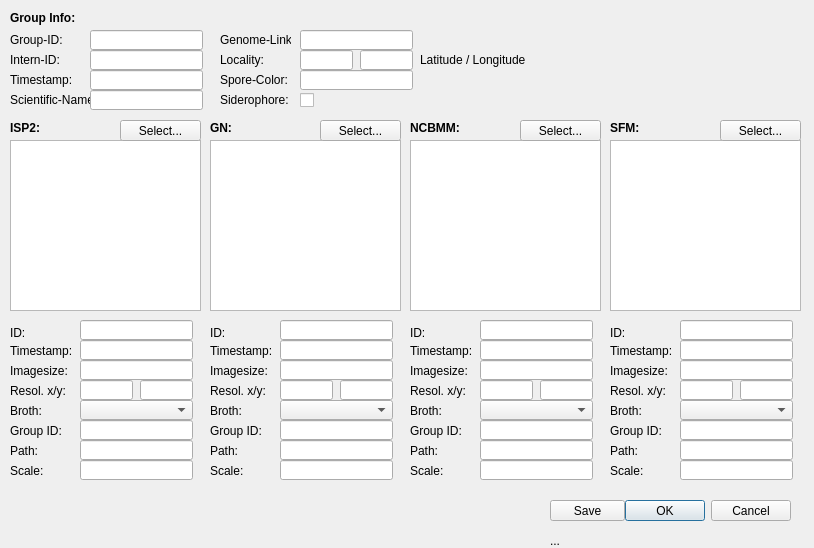
<?xml version="1.0" encoding="UTF-8"?>
<ui version="4.0">
 <class>multiUpload</class>
 <widget class="QDialog" name="multiUpload">
  <property name="geometry">
   <rect>
    <x>0</x>
    <y>0</y>
    <width>814</width>
    <height>548</height>
   </rect>
  </property>
  <property name="windowTitle">
   <string>StreptoDB</string>
  </property>
  <widget class="QDialogButtonBox" name="buttonBox">
   <property name="geometry">
    <rect>
     <x>450</x>
     <y>500</y>
     <width>341</width>
     <height>21</height>
    </rect>
   </property>
   <property name="orientation">
    <enum>Qt::Horizontal</enum>
   </property>
   <property name="standardButtons">
    <set>QDialogButtonBox::Cancel|QDialogButtonBox::Ok</set>
   </property>
  </widget>
  <widget class="QGraphicsView" name="graphicsView">
   <property name="geometry">
    <rect>
     <x>10</x>
     <y>140</y>
     <width>191</width>
     <height>171</height>
    </rect>
   </property>
  </widget>
  <widget class="QGraphicsView" name="graphicsView_2">
   <property name="geometry">
    <rect>
     <x>210</x>
     <y>140</y>
     <width>191</width>
     <height>171</height>
    </rect>
   </property>
  </widget>
  <widget class="QGraphicsView" name="graphicsView_3">
   <property name="geometry">
    <rect>
     <x>410</x>
     <y>140</y>
     <width>191</width>
     <height>171</height>
    </rect>
   </property>
  </widget>
  <widget class="QGraphicsView" name="graphicsView_4">
   <property name="geometry">
    <rect>
     <x>610</x>
     <y>140</y>
     <width>191</width>
     <height>171</height>
    </rect>
   </property>
  </widget>
  <widget class="QLineEdit" name="line_groupID_group">
   <property name="geometry">
    <rect>
     <x>90</x>
     <y>30</y>
     <width>113</width>
     <height>20</height>
    </rect>
   </property>
  </widget>
  <widget class="QLineEdit" name="line_genome">
   <property name="geometry">
    <rect>
     <x>300</x>
     <y>30</y>
     <width>113</width>
     <height>20</height>
    </rect>
   </property>
  </widget>
  <widget class="QLabel" name="label_22">
   <property name="geometry">
    <rect>
     <x>10</x>
     <y>70</y>
     <width>71</width>
     <height>20</height>
    </rect>
   </property>
   <property name="text">
    <string>Timestamp:</string>
   </property>
  </widget>
  <widget class="QLineEdit" name="line_spore_color">
   <property name="geometry">
    <rect>
     <x>300</x>
     <y>70</y>
     <width>113</width>
     <height>20</height>
    </rect>
   </property>
  </widget>
  <widget class="QLineEdit" name="line_internID">
   <property name="geometry">
    <rect>
     <x>90</x>
     <y>50</y>
     <width>113</width>
     <height>20</height>
    </rect>
   </property>
  </widget>
  <widget class="QLabel" name="label_27">
   <property name="geometry">
    <rect>
     <x>220</x>
     <y>70</y>
     <width>71</width>
     <height>20</height>
    </rect>
   </property>
   <property name="text">
    <string>Spore-Color:</string>
   </property>
  </widget>
  <widget class="QLabel" name="label_21">
   <property name="geometry">
    <rect>
     <x>10</x>
     <y>50</y>
     <width>71</width>
     <height>20</height>
    </rect>
   </property>
   <property name="text">
    <string>Intern-ID:</string>
   </property>
  </widget>
  <widget class="QLabel" name="label_24">
   <property name="geometry">
    <rect>
     <x>220</x>
     <y>30</y>
     <width>71</width>
     <height>20</height>
    </rect>
   </property>
   <property name="text">
    <string>Genome-Link:</string>
   </property>
  </widget>
  <widget class="QLabel" name="label_25">
   <property name="geometry">
    <rect>
     <x>220</x>
     <y>50</y>
     <width>71</width>
     <height>20</height>
    </rect>
   </property>
   <property name="text">
    <string>Locality:</string>
   </property>
  </widget>
  <widget class="QCheckBox" name="checkBox_siderophore">
   <property name="geometry">
    <rect>
     <x>300</x>
     <y>90</y>
     <width>51</width>
     <height>21</height>
    </rect>
   </property>
   <property name="text">
    <string/>
   </property>
  </widget>
  <widget class="QLabel" name="label_26">
   <property name="geometry">
    <rect>
     <x>220</x>
     <y>90</y>
     <width>71</width>
     <height>20</height>
    </rect>
   </property>
   <property name="text">
    <string>Siderophore:</string>
   </property>
  </widget>
  <widget class="QLabel" name="label_18">
   <property name="geometry">
    <rect>
     <x>10</x>
     <y>10</y>
     <width>71</width>
     <height>16</height>
    </rect>
   </property>
   <property name="font">
    <font>
     <weight>75</weight>
     <bold>true</bold>
    </font>
   </property>
   <property name="text">
    <string>Group Info:</string>
   </property>
  </widget>
  <widget class="QLineEdit" name="line_timestamp_group">
   <property name="geometry">
    <rect>
     <x>90</x>
     <y>70</y>
     <width>113</width>
     <height>20</height>
    </rect>
   </property>
  </widget>
  <widget class="QLabel" name="label_20">
   <property name="geometry">
    <rect>
     <x>10</x>
     <y>30</y>
     <width>71</width>
     <height>20</height>
    </rect>
   </property>
   <property name="text">
    <string>Group-ID:</string>
   </property>
  </widget>
  <widget class="QLabel" name="label_23">
   <property name="geometry">
    <rect>
     <x>10</x>
     <y>90</y>
     <width>81</width>
     <height>20</height>
    </rect>
   </property>
   <property name="text">
    <string>Scientific-Name:</string>
   </property>
  </widget>
  <widget class="QLineEdit" name="line_locality">
   <property name="geometry">
    <rect>
     <x>300</x>
     <y>50</y>
     <width>53</width>
     <height>20</height>
    </rect>
   </property>
  </widget>
  <widget class="QLineEdit" name="line_scientific">
   <property name="geometry">
    <rect>
     <x>90</x>
     <y>90</y>
     <width>113</width>
     <height>20</height>
    </rect>
   </property>
  </widget>
  <widget class="QLabel" name="label_5">
   <property name="geometry">
    <rect>
     <x>10</x>
     <y>323</y>
     <width>71</width>
     <height>20</height>
    </rect>
   </property>
   <property name="text">
    <string>ID:</string>
   </property>
  </widget>
  <widget class="QLineEdit" name="line_ID">
   <property name="geometry">
    <rect>
     <x>80</x>
     <y>320</y>
     <width>113</width>
     <height>20</height>
    </rect>
   </property>
  </widget>
  <widget class="QLabel" name="label_10">
   <property name="geometry">
    <rect>
     <x>10</x>
     <y>420</y>
     <width>71</width>
     <height>21</height>
    </rect>
   </property>
   <property name="text">
    <string>Group ID:</string>
   </property>
  </widget>
  <widget class="QLabel" name="label_8">
   <property name="geometry">
    <rect>
     <x>10</x>
     <y>380</y>
     <width>71</width>
     <height>21</height>
    </rect>
   </property>
   <property name="text">
    <string>Resol. x/y:</string>
   </property>
  </widget>
  <widget class="QLabel" name="label_7">
   <property name="geometry">
    <rect>
     <x>10</x>
     <y>360</y>
     <width>71</width>
     <height>21</height>
    </rect>
   </property>
   <property name="text">
    <string>Imagesize:</string>
   </property>
  </widget>
  <widget class="QLabel" name="label_6">
   <property name="geometry">
    <rect>
     <x>10</x>
     <y>340</y>
     <width>71</width>
     <height>21</height>
    </rect>
   </property>
   <property name="text">
    <string>Timestamp:</string>
   </property>
  </widget>
  <widget class="QLineEdit" name="line_resolution_x">
   <property name="geometry">
    <rect>
     <x>80</x>
     <y>380</y>
     <width>53</width>
     <height>20</height>
    </rect>
   </property>
  </widget>
  <widget class="QLabel" name="label_9">
   <property name="geometry">
    <rect>
     <x>10</x>
     <y>400</y>
     <width>71</width>
     <height>21</height>
    </rect>
   </property>
   <property name="text">
    <string>Broth:</string>
   </property>
  </widget>
  <widget class="QLineEdit" name="line_imgSize">
   <property name="geometry">
    <rect>
     <x>80</x>
     <y>360</y>
     <width>113</width>
     <height>20</height>
    </rect>
   </property>
  </widget>
  <widget class="QLineEdit" name="line_timestamp">
   <property name="geometry">
    <rect>
     <x>80</x>
     <y>340</y>
     <width>113</width>
     <height>20</height>
    </rect>
   </property>
  </widget>
  <widget class="QLineEdit" name="line_path">
   <property name="geometry">
    <rect>
     <x>80</x>
     <y>440</y>
     <width>113</width>
     <height>20</height>
    </rect>
   </property>
  </widget>
  <widget class="QLabel" name="label_13">
   <property name="geometry">
    <rect>
     <x>10</x>
     <y>440</y>
     <width>71</width>
     <height>21</height>
    </rect>
   </property>
   <property name="text">
    <string>Path:</string>
   </property>
  </widget>
  <widget class="QLabel" name="label_14">
   <property name="geometry">
    <rect>
     <x>210</x>
     <y>440</y>
     <width>71</width>
     <height>21</height>
    </rect>
   </property>
   <property name="text">
    <string>Path:</string>
   </property>
  </widget>
  <widget class="QLineEdit" name="line_ID_2">
   <property name="geometry">
    <rect>
     <x>280</x>
     <y>320</y>
     <width>113</width>
     <height>20</height>
    </rect>
   </property>
  </widget>
  <widget class="QLabel" name="label_11">
   <property name="geometry">
    <rect>
     <x>210</x>
     <y>360</y>
     <width>71</width>
     <height>21</height>
    </rect>
   </property>
   <property name="text">
    <string>Imagesize:</string>
   </property>
  </widget>
  <widget class="QLabel" name="label_12">
   <property name="geometry">
    <rect>
     <x>210</x>
     <y>400</y>
     <width>71</width>
     <height>21</height>
    </rect>
   </property>
   <property name="text">
    <string>Broth:</string>
   </property>
  </widget>
  <widget class="QLabel" name="label_15">
   <property name="geometry">
    <rect>
     <x>210</x>
     <y>323</y>
     <width>71</width>
     <height>20</height>
    </rect>
   </property>
   <property name="text">
    <string>ID:</string>
   </property>
  </widget>
  <widget class="QLineEdit" name="line_imgSize_2">
   <property name="geometry">
    <rect>
     <x>280</x>
     <y>360</y>
     <width>113</width>
     <height>20</height>
    </rect>
   </property>
  </widget>
  <widget class="QLineEdit" name="line_timestamp_2">
   <property name="geometry">
    <rect>
     <x>280</x>
     <y>340</y>
     <width>113</width>
     <height>20</height>
    </rect>
   </property>
  </widget>
  <widget class="QLineEdit" name="line_path_2">
   <property name="geometry">
    <rect>
     <x>280</x>
     <y>440</y>
     <width>113</width>
     <height>20</height>
    </rect>
   </property>
  </widget>
  <widget class="QLabel" name="label_16">
   <property name="geometry">
    <rect>
     <x>210</x>
     <y>340</y>
     <width>71</width>
     <height>21</height>
    </rect>
   </property>
   <property name="text">
    <string>Timestamp:</string>
   </property>
  </widget>
  <widget class="QLabel" name="label_17">
   <property name="geometry">
    <rect>
     <x>210</x>
     <y>420</y>
     <width>71</width>
     <height>21</height>
    </rect>
   </property>
   <property name="text">
    <string>Group ID:</string>
   </property>
  </widget>
  <widget class="QLabel" name="label_19">
   <property name="geometry">
    <rect>
     <x>210</x>
     <y>380</y>
     <width>71</width>
     <height>21</height>
    </rect>
   </property>
   <property name="text">
    <string>Resol. x/y:</string>
   </property>
  </widget>
  <widget class="QLabel" name="label_28">
   <property name="geometry">
    <rect>
     <x>410</x>
     <y>440</y>
     <width>71</width>
     <height>21</height>
    </rect>
   </property>
   <property name="text">
    <string>Path:</string>
   </property>
  </widget>
  <widget class="QLineEdit" name="line_ID_3">
   <property name="geometry">
    <rect>
     <x>480</x>
     <y>320</y>
     <width>113</width>
     <height>20</height>
    </rect>
   </property>
  </widget>
  <widget class="QLabel" name="label_29">
   <property name="geometry">
    <rect>
     <x>410</x>
     <y>360</y>
     <width>71</width>
     <height>21</height>
    </rect>
   </property>
   <property name="text">
    <string>Imagesize:</string>
   </property>
  </widget>
  <widget class="QLabel" name="label_30">
   <property name="geometry">
    <rect>
     <x>410</x>
     <y>400</y>
     <width>71</width>
     <height>21</height>
    </rect>
   </property>
   <property name="text">
    <string>Broth:</string>
   </property>
  </widget>
  <widget class="QLabel" name="label_31">
   <property name="geometry">
    <rect>
     <x>410</x>
     <y>323</y>
     <width>71</width>
     <height>20</height>
    </rect>
   </property>
   <property name="text">
    <string>ID:</string>
   </property>
  </widget>
  <widget class="QLineEdit" name="line_imgSize_3">
   <property name="geometry">
    <rect>
     <x>480</x>
     <y>360</y>
     <width>113</width>
     <height>20</height>
    </rect>
   </property>
  </widget>
  <widget class="QLineEdit" name="line_timestamp_3">
   <property name="geometry">
    <rect>
     <x>480</x>
     <y>340</y>
     <width>113</width>
     <height>20</height>
    </rect>
   </property>
  </widget>
  <widget class="QLineEdit" name="line_path_3">
   <property name="geometry">
    <rect>
     <x>480</x>
     <y>440</y>
     <width>113</width>
     <height>20</height>
    </rect>
   </property>
  </widget>
  <widget class="QLabel" name="label_32">
   <property name="geometry">
    <rect>
     <x>410</x>
     <y>340</y>
     <width>71</width>
     <height>21</height>
    </rect>
   </property>
   <property name="text">
    <string>Timestamp:</string>
   </property>
  </widget>
  <widget class="QLabel" name="label_33">
   <property name="geometry">
    <rect>
     <x>410</x>
     <y>420</y>
     <width>71</width>
     <height>21</height>
    </rect>
   </property>
   <property name="text">
    <string>Group ID:</string>
   </property>
  </widget>
  <widget class="QLabel" name="label_34">
   <property name="geometry">
    <rect>
     <x>410</x>
     <y>380</y>
     <width>71</width>
     <height>21</height>
    </rect>
   </property>
   <property name="text">
    <string>Resol. x/y:</string>
   </property>
  </widget>
  <widget class="QLabel" name="label_35">
   <property name="geometry">
    <rect>
     <x>610</x>
     <y>440</y>
     <width>71</width>
     <height>21</height>
    </rect>
   </property>
   <property name="text">
    <string>Path:</string>
   </property>
  </widget>
  <widget class="QLineEdit" name="line_ID_4">
   <property name="geometry">
    <rect>
     <x>680</x>
     <y>320</y>
     <width>113</width>
     <height>20</height>
    </rect>
   </property>
  </widget>
  <widget class="QLabel" name="label_36">
   <property name="geometry">
    <rect>
     <x>610</x>
     <y>360</y>
     <width>71</width>
     <height>21</height>
    </rect>
   </property>
   <property name="text">
    <string>Imagesize:</string>
   </property>
  </widget>
  <widget class="QLabel" name="label_37">
   <property name="geometry">
    <rect>
     <x>610</x>
     <y>400</y>
     <width>71</width>
     <height>21</height>
    </rect>
   </property>
   <property name="text">
    <string>Broth:</string>
   </property>
  </widget>
  <widget class="QLabel" name="label_38">
   <property name="geometry">
    <rect>
     <x>610</x>
     <y>323</y>
     <width>71</width>
     <height>20</height>
    </rect>
   </property>
   <property name="text">
    <string>ID:</string>
   </property>
  </widget>
  <widget class="QLineEdit" name="line_imgSize_4">
   <property name="geometry">
    <rect>
     <x>680</x>
     <y>360</y>
     <width>113</width>
     <height>20</height>
    </rect>
   </property>
  </widget>
  <widget class="QLineEdit" name="line_timestamp_4">
   <property name="geometry">
    <rect>
     <x>680</x>
     <y>340</y>
     <width>113</width>
     <height>20</height>
    </rect>
   </property>
  </widget>
  <widget class="QLineEdit" name="line_path_4">
   <property name="geometry">
    <rect>
     <x>680</x>
     <y>440</y>
     <width>113</width>
     <height>20</height>
    </rect>
   </property>
  </widget>
  <widget class="QLabel" name="label_39">
   <property name="geometry">
    <rect>
     <x>610</x>
     <y>340</y>
     <width>71</width>
     <height>21</height>
    </rect>
   </property>
   <property name="text">
    <string>Timestamp:</string>
   </property>
  </widget>
  <widget class="QLabel" name="label_40">
   <property name="geometry">
    <rect>
     <x>610</x>
     <y>420</y>
     <width>71</width>
     <height>21</height>
    </rect>
   </property>
   <property name="text">
    <string>Group ID:</string>
   </property>
  </widget>
  <widget class="QLabel" name="label_41">
   <property name="geometry">
    <rect>
     <x>610</x>
     <y>380</y>
     <width>71</width>
     <height>21</height>
    </rect>
   </property>
   <property name="text">
    <string>Resol. x/y:</string>
   </property>
  </widget>
  <widget class="QPushButton" name="pushButton">
   <property name="geometry">
    <rect>
     <x>120</x>
     <y>120</y>
     <width>81</width>
     <height>21</height>
    </rect>
   </property>
   <property name="text">
    <string>Select...</string>
   </property>
  </widget>
  <widget class="QPushButton" name="pushButton_2">
   <property name="geometry">
    <rect>
     <x>320</x>
     <y>120</y>
     <width>81</width>
     <height>21</height>
    </rect>
   </property>
   <property name="text">
    <string>Select...</string>
   </property>
  </widget>
  <widget class="QPushButton" name="pushButton_3">
   <property name="geometry">
    <rect>
     <x>520</x>
     <y>120</y>
     <width>81</width>
     <height>21</height>
    </rect>
   </property>
   <property name="text">
    <string>Select...</string>
   </property>
  </widget>
  <widget class="QPushButton" name="pushButton_4">
   <property name="geometry">
    <rect>
     <x>720</x>
     <y>120</y>
     <width>81</width>
     <height>21</height>
    </rect>
   </property>
   <property name="text">
    <string>Select...</string>
   </property>
  </widget>
  <widget class="QPushButton" name="pushButton_save">
   <property name="geometry">
    <rect>
     <x>550</x>
     <y>500</y>
     <width>75</width>
     <height>21</height>
    </rect>
   </property>
   <property name="text">
    <string>Save</string>
   </property>
  </widget>
  <widget class="QLabel" name="label_42">
   <property name="geometry">
    <rect>
     <x>10</x>
     <y>120</y>
     <width>41</width>
     <height>16</height>
    </rect>
   </property>
   <property name="font">
    <font>
     <weight>75</weight>
     <bold>true</bold>
    </font>
   </property>
   <property name="text">
    <string>ISP2:</string>
   </property>
  </widget>
  <widget class="QLabel" name="label_43">
   <property name="geometry">
    <rect>
     <x>210</x>
     <y>120</y>
     <width>31</width>
     <height>16</height>
    </rect>
   </property>
   <property name="font">
    <font>
     <weight>75</weight>
     <bold>true</bold>
    </font>
   </property>
   <property name="text">
    <string>GN:</string>
   </property>
  </widget>
  <widget class="QLabel" name="label_44">
   <property name="geometry">
    <rect>
     <x>410</x>
     <y>120</y>
     <width>51</width>
     <height>16</height>
    </rect>
   </property>
   <property name="font">
    <font>
     <weight>75</weight>
     <bold>true</bold>
    </font>
   </property>
   <property name="text">
    <string>NCBMM:</string>
   </property>
  </widget>
  <widget class="QLabel" name="label_45">
   <property name="geometry">
    <rect>
     <x>610</x>
     <y>120</y>
     <width>31</width>
     <height>16</height>
    </rect>
   </property>
   <property name="font">
    <font>
     <weight>75</weight>
     <bold>true</bold>
    </font>
   </property>
   <property name="text">
    <string>SFM:</string>
   </property>
  </widget>
  <widget class="QLineEdit" name="line_resolution_y">
   <property name="geometry">
    <rect>
     <x>140</x>
     <y>380</y>
     <width>53</width>
     <height>20</height>
    </rect>
   </property>
  </widget>
  <widget class="QLineEdit" name="line_resolution_y_2">
   <property name="geometry">
    <rect>
     <x>340</x>
     <y>380</y>
     <width>53</width>
     <height>20</height>
    </rect>
   </property>
  </widget>
  <widget class="QLineEdit" name="line_resolution_x_2">
   <property name="geometry">
    <rect>
     <x>280</x>
     <y>380</y>
     <width>53</width>
     <height>20</height>
    </rect>
   </property>
  </widget>
  <widget class="QLineEdit" name="line_resolution_y_3">
   <property name="geometry">
    <rect>
     <x>540</x>
     <y>380</y>
     <width>53</width>
     <height>20</height>
    </rect>
   </property>
  </widget>
  <widget class="QLineEdit" name="line_resolution_x_3">
   <property name="geometry">
    <rect>
     <x>480</x>
     <y>380</y>
     <width>53</width>
     <height>20</height>
    </rect>
   </property>
  </widget>
  <widget class="QLineEdit" name="line_resolution_y_4">
   <property name="geometry">
    <rect>
     <x>740</x>
     <y>380</y>
     <width>53</width>
     <height>20</height>
    </rect>
   </property>
  </widget>
  <widget class="QLineEdit" name="line_resolution_x_4">
   <property name="geometry">
    <rect>
     <x>680</x>
     <y>380</y>
     <width>53</width>
     <height>20</height>
    </rect>
   </property>
  </widget>
  <widget class="QLabel" name="label_out">
   <property name="geometry">
    <rect>
     <x>550</x>
     <y>530</y>
     <width>241</width>
     <height>21</height>
    </rect>
   </property>
   <property name="text">
    <string>...</string>
   </property>
  </widget>
  <widget class="QLabel" name="label_46">
   <property name="geometry">
    <rect>
     <x>420</x>
     <y>50</y>
     <width>111</width>
     <height>20</height>
    </rect>
   </property>
   <property name="text">
    <string>Latitude / Longitude</string>
   </property>
  </widget>
  <widget class="QLineEdit" name="line_locality_2">
   <property name="geometry">
    <rect>
     <x>360</x>
     <y>50</y>
     <width>53</width>
     <height>20</height>
    </rect>
   </property>
  </widget>
  <widget class="QComboBox" name="comboBox_broth">
   <property name="geometry">
    <rect>
     <x>80</x>
     <y>400</y>
     <width>113</width>
     <height>20</height>
    </rect>
   </property>
  </widget>
  <widget class="QComboBox" name="comboBox_broth_2">
   <property name="geometry">
    <rect>
     <x>280</x>
     <y>400</y>
     <width>113</width>
     <height>20</height>
    </rect>
   </property>
  </widget>
  <widget class="QComboBox" name="comboBox_broth_3">
   <property name="geometry">
    <rect>
     <x>480</x>
     <y>400</y>
     <width>113</width>
     <height>20</height>
    </rect>
   </property>
  </widget>
  <widget class="QComboBox" name="comboBox_broth_4">
   <property name="geometry">
    <rect>
     <x>680</x>
     <y>400</y>
     <width>113</width>
     <height>20</height>
    </rect>
   </property>
  </widget>
  <widget class="QLineEdit" name="line_groupID">
   <property name="geometry">
    <rect>
     <x>80</x>
     <y>420</y>
     <width>113</width>
     <height>20</height>
    </rect>
   </property>
  </widget>
  <widget class="QLineEdit" name="line_groupID_2">
   <property name="geometry">
    <rect>
     <x>280</x>
     <y>420</y>
     <width>113</width>
     <height>20</height>
    </rect>
   </property>
  </widget>
  <widget class="QLineEdit" name="line_groupID_3">
   <property name="geometry">
    <rect>
     <x>480</x>
     <y>420</y>
     <width>113</width>
     <height>20</height>
    </rect>
   </property>
  </widget>
  <widget class="QLineEdit" name="line_groupID_4">
   <property name="geometry">
    <rect>
     <x>680</x>
     <y>420</y>
     <width>113</width>
     <height>20</height>
    </rect>
   </property>
  </widget>
  <widget class="QLineEdit" name="line_scale">
   <property name="geometry">
    <rect>
     <x>80</x>
     <y>460</y>
     <width>113</width>
     <height>20</height>
    </rect>
   </property>
  </widget>
  <widget class="QLabel" name="label_47">
   <property name="geometry">
    <rect>
     <x>10</x>
     <y>460</y>
     <width>71</width>
     <height>21</height>
    </rect>
   </property>
   <property name="text">
    <string>Scale:</string>
   </property>
  </widget>
  <widget class="QLineEdit" name="line_scale_2">
   <property name="geometry">
    <rect>
     <x>280</x>
     <y>460</y>
     <width>113</width>
     <height>20</height>
    </rect>
   </property>
  </widget>
  <widget class="QLabel" name="label_48">
   <property name="geometry">
    <rect>
     <x>210</x>
     <y>460</y>
     <width>71</width>
     <height>21</height>
    </rect>
   </property>
   <property name="text">
    <string>Scale:</string>
   </property>
  </widget>
  <widget class="QLineEdit" name="line_scale_3">
   <property name="geometry">
    <rect>
     <x>480</x>
     <y>460</y>
     <width>113</width>
     <height>20</height>
    </rect>
   </property>
  </widget>
  <widget class="QLabel" name="label_49">
   <property name="geometry">
    <rect>
     <x>410</x>
     <y>460</y>
     <width>71</width>
     <height>21</height>
    </rect>
   </property>
   <property name="text">
    <string>Scale:</string>
   </property>
  </widget>
  <widget class="QLineEdit" name="line_scale_4">
   <property name="geometry">
    <rect>
     <x>680</x>
     <y>460</y>
     <width>113</width>
     <height>20</height>
    </rect>
   </property>
  </widget>
  <widget class="QLabel" name="label_50">
   <property name="geometry">
    <rect>
     <x>610</x>
     <y>460</y>
     <width>71</width>
     <height>21</height>
    </rect>
   </property>
   <property name="text">
    <string>Scale:</string>
   </property>
  </widget>
 </widget>
 <resources/>
 <connections>
  <connection>
   <sender>buttonBox</sender>
   <signal>accepted()</signal>
   <receiver>multiUpload</receiver>
   <slot>accept()</slot>
   <hints>
    <hint type="sourcelabel">
     <x>450</x>
     <y>500</y>
    </hint>
    <hint type="destinationlabel">
     <x>157</x>
     <y>274</y>
    </hint>
   </hints>
  </connection>
  <connection>
   <sender>buttonBox</sender>
   <signal>rejected()</signal>
   <receiver>multiUpload</receiver>
   <slot>reject()</slot>
   <hints>
    <hint type="sourcelabel">
     <x>450</x>
     <y>500</y>
    </hint>
    <hint type="destinationlabel">
     <x>286</x>
     <y>274</y>
    </hint>
   </hints>
  </connection>
  <connection>
   <sender>pushButton</sender>
   <signal>clicked()</signal>
   <receiver>multiUpload</receiver>
   <slot>selectFile1()</slot>
   <hints>
    <hint type="sourcelabel">
     <x>135</x>
     <y>130</y>
    </hint>
    <hint type="destinationlabel">
     <x>406</x>
     <y>267</y>
    </hint>
   </hints>
  </connection>
  <connection>
   <sender>pushButton_2</sender>
   <signal>clicked()</signal>
   <receiver>multiUpload</receiver>
   <slot>selectFile2()</slot>
   <hints>
    <hint type="sourcelabel">
     <x>360</x>
     <y>130</y>
    </hint>
    <hint type="destinationlabel">
     <x>405</x>
     <y>261</y>
    </hint>
   </hints>
  </connection>
  <connection>
   <sender>pushButton_3</sender>
   <signal>clicked()</signal>
   <receiver>multiUpload</receiver>
   <slot>selectFile3()</slot>
   <hints>
    <hint type="sourcelabel">
     <x>560</x>
     <y>130</y>
    </hint>
    <hint type="destinationlabel">
     <x>406</x>
     <y>267</y>
    </hint>
   </hints>
  </connection>
  <connection>
   <sender>pushButton_4</sender>
   <signal>clicked()</signal>
   <receiver>multiUpload</receiver>
   <slot>selectFile4()</slot>
   <hints>
    <hint type="sourcelabel">
     <x>760</x>
     <y>130</y>
    </hint>
    <hint type="destinationlabel">
     <x>406</x>
     <y>267</y>
    </hint>
   </hints>
  </connection>
  <connection>
   <sender>pushButton_save</sender>
   <signal>clicked()</signal>
   <receiver>multiUpload</receiver>
   <slot>saveAll()</slot>
   <hints>
    <hint type="sourcelabel">
     <x>587</x>
     <y>510</y>
    </hint>
    <hint type="destinationlabel">
     <x>406</x>
     <y>267</y>
    </hint>
   </hints>
  </connection>
 </connections>
 <slots>
  <slot>selectFile1()</slot>
  <slot>selectFile2()</slot>
  <slot>selectFile3()</slot>
  <slot>selectFile4()</slot>
  <slot>saveAll()</slot>
 </slots>
</ui>
